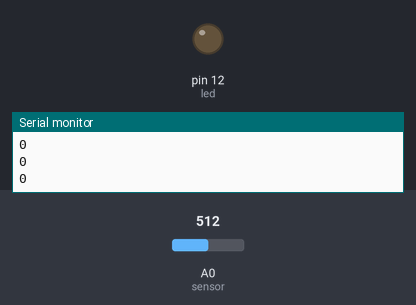
The sketch below on a simulated Arduino Uno, built with avr-gcc and run on an emulated ATmega328P. Shown: output pins drawn as LEDs (lit = HIGH), the last lines printed to the serial monitor. The inputs (shaded band) are chosen by the test bench; at power-on: A0 (sensor) = 512.

Above: at 1.2 s.
1.3 s: A0 (sensor) set to 887
2.8 s: A0 (sensor) set to 917
At 3.3 s:
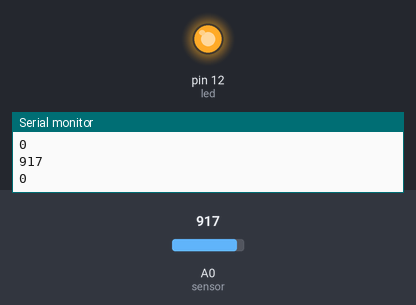
4.3 s: A0 (sensor) set to 890
At 5.5 s:
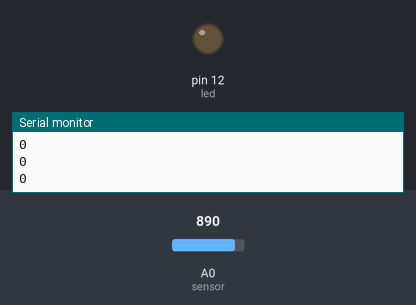
5.8 s: A0 (sensor) set to 900
At 6.8 s:
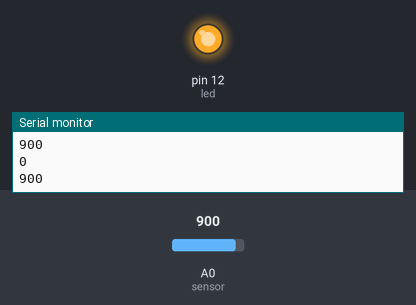
Timing chart, 0 to 8.3 s (numbered marks = the images above; inputs shaded):
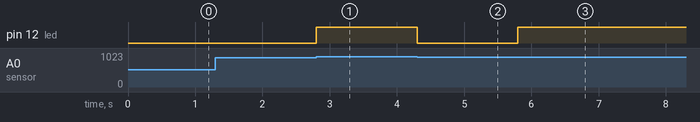

The sketch:

electricity_generation.ino
```cpp
int led=12;
int sensor=A0;
int threshold= 900;

void setup() {
  pinMode(12,OUTPUT);
  pinMode(A0,INPUT);
  Serial.begin(9600);
}

void loop() {
  int value=analogRead(sensor);
  if (value>=threshold)
  {
    digitalWrite(led,HIGH);
    //delay(100);
    Serial.println(value);
  }
  else
  digitalWrite(led,LOW);
  value=0; // resetting analogRead(sensor) to zero
  Serial.println(value);
}
```

Measured:
- the behaviour switches between 899 and 900 on A0 (sensor) (found by bisection; images 0 and 1)
- after the input at 2.8 s, pin 12 (led): LOW → HIGH at once
- after the input at 4.3 s, pin 12 (led): HIGH → LOW at once
- after the input at 5.8 s, pin 12 (led): LOW → HIGH at once
